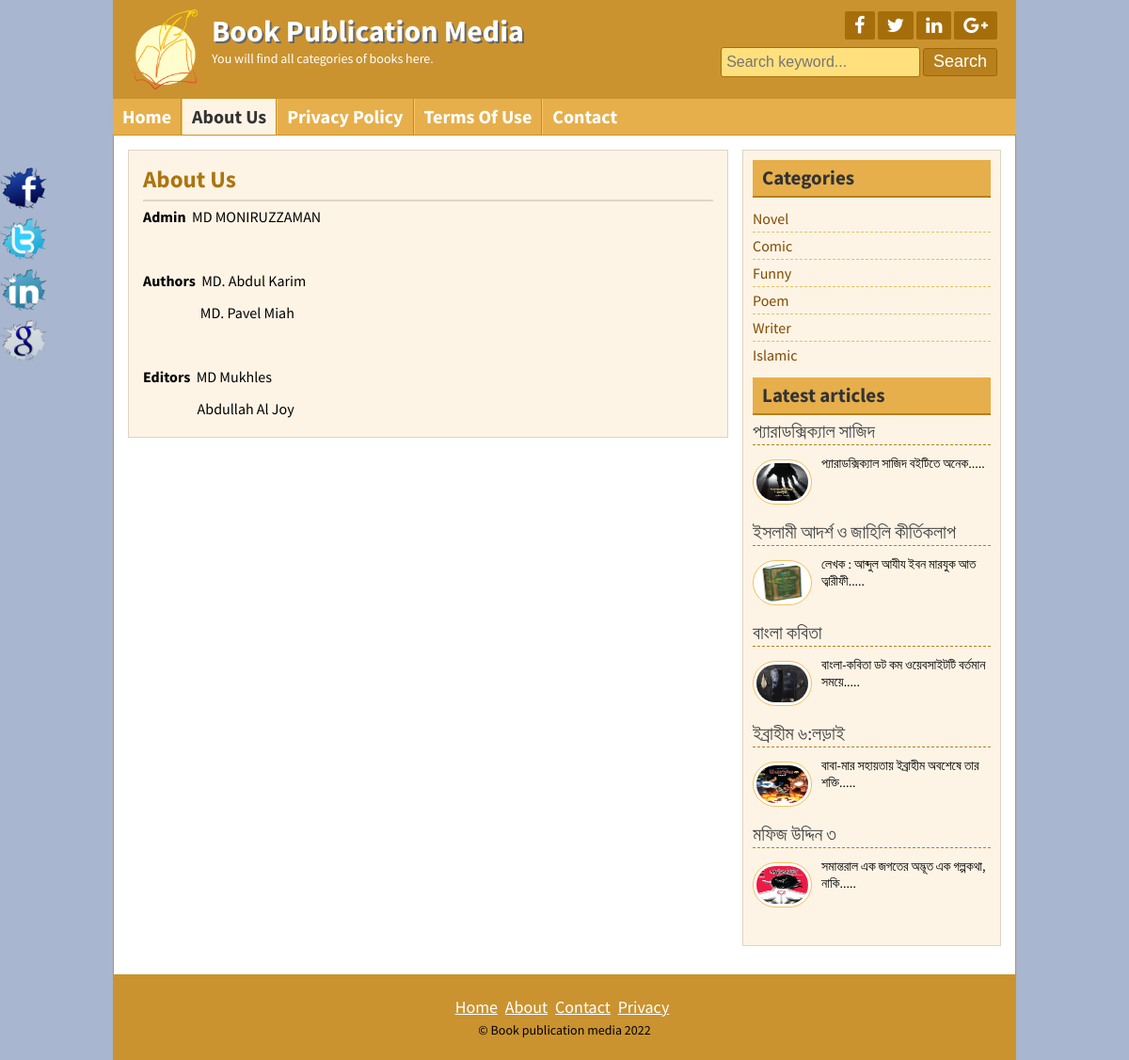
Page /page.php?pageid=1 on the committed database.
### tables this page shows
CREATE TABLE `title_slogan` (
  `id` int(11) NOT NULL,
  `title` varchar(255) NOT NULL,
  `slogan` varchar(255) NOT NULL,
  `logo` varchar(255) NOT NULL
);

CREATE TABLE `tbl_social` (
  `id` int(11) NOT NULL,
  `fb` varchar(255) NOT NULL,
  `tw` varchar(255) NOT NULL,
  `ln` varchar(255) NOT NULL,
  `gp` varchar(255) NOT NULL
);

CREATE TABLE `tbl_page` (
  `id` int(11) NOT NULL,
  `name` varchar(255) NOT NULL,
  `body` text NOT NULL
);

CREATE TABLE `tbl_category` (
  `id` int(11) NOT NULL,
  `name` varchar(50) NOT NULL
);

CREATE TABLE `tbl_post` (
  `id` int(11) NOT NULL,
  `cat` int(11) NOT NULL,
  `title` varchar(255) NOT NULL,
  `body` text NOT NULL,
  `image` varchar(255) NOT NULL,
  `author` varchar(255) NOT NULL,
  `tags` varchar(255) NOT NULL,
  `date` date NOT NULL DEFAULT current_timestamp(),
  `userid` int(11) NOT NULL
);

CREATE TABLE `tbl_footer` (
  `id` int(11) NOT NULL,
  `note` varchar(255) NOT NULL
);

### lib/Database.php (called while the page is built, shortened)
<?php
Class Database{
	public $host   = DB_HOST;
	public $user   = DB_USER;
	public $pass   = DB_PASS;
	public $dbname = DB_NAME;
	public $link;
	private function connectDB(){
	$this->link = new mysqli($this->host, $this->user, $this->pass, $this->dbname);
 }
	public function select($query){
		$result = $this->link->query($query) or die($this->link->error.__LINE__);
		if($result->num_rows > 0){
			return $result;
		} else {
			return false;
		}
	}
}

### helpers/format.php (called while the page is built, shortened)
<?php
    class Format{
        public function textShorten($text, $limit = 2000){
            $text = $text. " ";
            $text = substr($text, 0, $limit);
            $text = substr($text, 0, strrpos($text, ' '));
            $text = $text.".....";
            return $text;
        }
    }
?>

### page.php (the view)
<?php include 'inc/header.php';?>
<?php
$pageid = mysqli_real_escape_string($db->link, $_GET['pageid']);
if (!isset($pageid) || $pageid == NULL) {
    header("Location: 404.php");
} else {
    $id = $pageid;
	}
?>
<?php
            $query = "select * from tbl_page where id='$id'";
            $pages = $db->select($query);
            if ($pages) {
                while ($result = $pages->fetch_assoc()) {
            ?>
<div class="contentsection contemplete clear">
    <div class="maincontent clear">
        <div class="about">
            <h2><?php echo $result['name'];?></h2>
            <?php echo $result['body'];?>
        </div>
    </div>
    <?php include "inc/sidebar.php"; ?>
</div>
<?php }} else {
		header("Location: 404.php");
	}?>
<?php include "inc/footer.php"; ?>

### inc/header.php (shortened to what this page needs)
<?php include "lib/Database.php"; ?>
<?php include "helpers/format.php"; ?>
<?php
$db = new Database();
$fm = new Format();
?>
<!DOCTYPE html>
<html>
<head>
	<?php include 'scripts/css.php'; ?>
</head>
<body>
	<div class="headersection templete clear">
		<a href="index.php">
			<div class="logo">
				<?php
				$query = "select * from title_slogan where id='1'";
				$blog_title = $db->select($query);
				if ($blog_title) {
					while ($result = $blog_title->fetch_assoc()) {
				?>
						<img src="admin/<?php echo $result['logo']; ?>" alt="Logo" />
						<h2><?php echo $result['title']; ?></h2>
						<p><?php echo $result['slogan']; ?></p>
				<?php }
				} ?>
			</div>
		</a>
		<div class="social clear">
			<div class="icon clear">
				<?php
				$query = "select * from tbl_social where id='1'";
				$socialmedia = $db->select($query);
				if ($socialmedia) {
					while ($result = $socialmedia->fetch_assoc()) {
				?>
						<a href="<?php echo $result['fb']; ?>" target="_blank"><i class="fa fa-facebook"></i></a>
						<a href="<?php echo $result['tw']; ?>" target="_blank"><i class="fa fa-twitter"></i></a>
						<a href="<?php echo $result['ln']; ?>" target="_blank"><i class="fa fa-linkedin"></i></a>
						<a href="<?php echo $result['gp']; ?>" target="_blank"><i class="fa fa-google-plus"></i></a>
				<?php }
				} ?>
			</div>
			<div class="searchbtn clear">
				<form action="search.php" method="get">
					<input type="text" name="search" placeholder="Search keyword..." />
					<input type="submit" name="submit" value="Search" />
				</form>
			</div>
		</div>
	</div>
	<div class="navsection templete">
		<?php
		$path = $_SERVER['SCRIPT_FILENAME'];
		$currentpage = basename($path, '.php');
		?>
		<ul>
			<li>
				<a <?php
					if ($currentpage == 'index') {
						echo 'id="active"';
					}
					?> href="index.php">Home</a>
			</li>
			<?php
			$query = "select * from tbl_page";
			$pages = $db->select($query);
			if ($pages) {
				while ($result = $pages->fetch_assoc()) {
			?>
					<li>
						<a
							<?php
							if (isset($_GET['pageid']) && $_GET['pageid'] == $result['id']) {
								echo 'id="active"';
							}
							?>
							href="page.php?pageid=<?php echo $result['id']; ?>">
							<?php echo $result['name']; ?>
						</a>
					 </li>
			<?php
				}
			}
			?>
			<li><a <?php
					if ($currentpage == 'contact') {
						echo 'id="active"';
					}
					?> href="contact.php">Contact</a></li>
		</ul>
	</div>

### inc/sidebar.php
<div class="sidebar clear">
	<div class="samesidebar clear">
		<h2>Categories</h2>
		<ul>
			<?php
			$query = "select * from tbl_category";
			$category = $db->select($query);
			if ($category) {
				while ($result = $category->fetch_assoc()) {
			?>
					<li><a href="posts.php?category=<?php echo $result['id'];?>"><?php echo $result['name']; ?></a></li>
				<?php
				}
			} else { ?>
			<li>No Category Created</li>
			<?php } ?>
		</ul>
	</div>
	<div class="samesidebar clear">
		<h2>Latest articles</h2>
		<?php
			$query = "select * from tbl_post order by id desc limit 5";
			$post = $db->select($query);
			if ($post) {
				while ($result = $post->fetch_assoc()) {
			?>
		<div class="popular clear">
			<h3><a href="post.php?id=<?php echo $result['id']; ?>"><?php echo $result['title']; ?></a></h3>
			<a href="post.php?id=<?php echo $result['id']; ?>"><img src="admin/<?php echo $result['image']; ?>" alt="post image" /></a>
			<?php echo $fm->textShorten($result['body'], 120); ?>
		</div>
		<?php }
			} else {
				header("Location:404.php");
			} ?>
	</div>
</div>

### inc/footer.php (shortened to what this page needs)
<div class="footersection templete clear">
	<div class="footermenu clear">
		<ul>
			<li><a href="index.php">Home</a></li>
			<li><a href="page.php?pageid=1">About</a></li>
			<li><a href="contact.php">Contact</a></li>
			<li><a href="page.php?pageid=2">Privacy</a></li>
		</ul>
	</div>
	<?php
	$query = "select * from tbl_footer where id='1'";
	$copyright = $db->select($query);
	if ($copyright) {
		while ($result = $copyright->fetch_assoc()) {
	?>
			<p>&copy; <?php echo $result['note']; ?> <?php echo date('Y'); ?></p>
	<?php }
	} ?>
</div>
<div class="fixedicon clear">
	<?php
	$query = "select * from tbl_social where id='1'";
	$socialmedia = $db->select($query);
	if ($socialmedia) {
		while ($result = $socialmedia->fetch_assoc()) {
	?>
			<a href="<?php echo $result['fb']; ?>" target="_blank"><img src="images/fb.png" alt="Facebook" /></a>
			<a href="<?php echo $result['tw']; ?>" target="_blank"><img src="images/tw.png" alt="Twitter" /></a>
			<a href="<?php echo $result['ln']; ?>" target="_blank"><img src="images/in.png" alt="LinkedIn" /></a>
			<a href="<?php echo $result['gp']; ?>" target="_blank"><img src="images/gl.png" alt="GooglePlus" /></a>
	<?php }
	} ?>
</div>
</body>
</html>

### style.css (style rules this page uses)
* { margin:0; padding:0; outline:0 }
body { font-family: 'Source Sans Pro', sans-serif; font-size:14px; line-height:18px; color:#000; background-color: #7d92b7a9 ; }
.templete { width:960px;margin:0 auto; }
.contemplete { margin: 0 auto; width: 928px; }
.clear { overflow:hidden; }
input[type="text"], input[type="email"] { border: 1px solid #cfc5b6; border-radius: 3px; margin-bottom: 5px; padding: 5px; width: 300px; }
input[type="submit"] { background: #b7801c none repeat scroll 0 0; border: 1px solid #e6af4b; color: #fff; cursor: pointer; font-size: 20px; padding: 1px 10px; }
.headersection { background: #ca932f none repeat scroll 0 0; color: #fff; }
.logo { float: left; width: 580px; }
.logo img { float: left; margin-right: 15px; padding-bottom: 10px; padding-left: 20px; padding-top: 10px; width: 70px; }
.logo h2 { color: #fff; font-size: 32px; margin-bottom: 11px; margin-top: 24px; text-shadow: 2px 2px 0 #666; }
.logo p { color:#fff; }
.social { float: right; margin-right: 20px; margin-top: 12px; text-align: right; width: 360px; }
.icon { float: right; }
.icon a { background: #a56e0a none repeat scroll 0 0; border-radius: 2px; color: #fff; display: block; float: left; font-size: 20px; margin-left: 3px; padding: 5px 10px; }
.searchbtn { float: right; margin-top: 8px; }
.searchbtn input[type="text"] { border: 1px solid #A56E0A; width: 200px; background: #FFE07C; font-size: 16px; height: 20px; }
.searchbtn input[type="submit"] { border: 1px solid #9d6602; border-radius: 3px; font-size: 18px; height: 30px; padding-left: 10px; padding-right: 10px; padding-top: 0; cursor: pointer; }
.navsection { background: none repeat scroll 0 0 #e6af4b; min-height: 38px; }
.navsection ul { margin:0;padding:0;list-style:none; }
.navsection ul li { border-left: 1px solid #fdc662; border-right: 1px solid #c18a26; display: block; float: left; position:relative; }
.navsection ul li:first-child { border-left: 0px solid #fdc662; }
.navsection ul li:last-child { border-right: 0px solid #c18a26; }
.navsection ul li a { color: #fff; display: block; font-size: 20px; font-weight: bold; padding: 10px; text-decoration: none; }
.navsection ul li a:hover, #active { background:#FEF4E5;color:#333; }
.contentsection { background: #ffffff none repeat scroll 0 0; border: 1px solid #ca932f; padding: 15px; }
.maincontent { background: #fef4e5 none repeat scroll 0 0; border: 1px solid #ded4c5; float: left; margin: 0 15px 15px 0; padding: 8px 15px; width: 606px; }
.about { font-size: 16px; line-height: 24px; text-align: justify; }
.about p { font-size: 16px; line-height: 24px; margin-bottom: 10px; text-align: justify; }
.samepost h2, .about h2 { border-bottom: 2px solid #e0d6c7; color: #ac7511; font-size: 25px; margin-bottom: 4px; padding: 10px 10px 10px 0; }
.sidebar { background: #fef4e5 none repeat scroll 0 0; border: 1px solid #ded4c5; float: right; margin-bottom: 15px; margin-top: 0; padding: 10px; width: 253px; }
.samesidebar { margin-bottom: 10px; }
.samesidebar h2 { background: #e6af4b none repeat scroll 0 0; border-bottom: 2px solid #b7801c; color: #333; margin-bottom: 8px; padding: 10px; }
.samesidebar ul { padding:0;margin:0;list-style:none; }
.samesidebar ul li { border-bottom: 1px dashed #e9c05c; font-size: 16px; padding: 5px 8px 5px 0; }
.samesidebar ul li:last-child { border-bottom: 0px dashed #e9c05c; }
.samesidebar ul li a { color: #814a00; text-decoration: none; }
.samesidebar p { margin-bottom: 10px; }
.popular { margin-bottom: 20px; }
.popular h3 { border-bottom: 1px dashed #b7801c; font-size: 20px; font-weight: normal; margin-bottom: 10px; padding-bottom: 5px; }
.popular h3 a { text-decoration:none;color:#444 }
.popular img { background: #fff none repeat scroll 0 0; border: 1px solid #f6bf5b; border-radius: 30px; float: left; height: 40px; margin-right: 10px; margin-top: 5px; padding: 3px; width: 55px; }
.footersection { height:90px;background:#B7801C;text-align:center }
.footermenu { margin-top: 25px; margin-bottom: 5px; }
.footermenu ul { padding:0;margin:0;list-style:none;text-align:center; }
.footermenu ul li { display:inline-block; }
.footermenu ul li a { color: #E6AF4B; font-size: 18px; margin-right: 5px; }
.fixedicon { left: 0; position: fixed; top: 175px; width: 60px; }
.fixedicon img { width: 50px; }

### rows in the picture
title_slogan: logo (picture), title "Book Publication Media", slogan "You will find all categories of books here."
tbl_page: name "About Us", body "Admin MD MONIRUZZAMAN Authors MD. Abdul Karim MD. Pavel Miah Editors MD Mukhles Abdullah Al Joy"
tbl_page: name "Privacy Policy"
tbl_page: name "Terms Of Use"
tbl_category: name "Novel"
tbl_category: name "Comic"
tbl_category: name "Funny"
tbl_category: name "Poem"
tbl_category: name "Writer"
tbl_category: name "Islamic"
tbl_post: title "প্যারাডক্সিক্যাল সাজিদ", image (picture), body "প্যারাডক্সিক্যাল সাজিদ বইটিতে অনেক....."
tbl_post: title "ইসলামী আদর্শ ও জাহিলি কীর্তিকলাপ", image (picture), body "লেখক : আব্দুল আযীয ইবন মারযুক আত ত্বারীফী....."
tbl_post: title "বাংলা কবিতা", image (picture), body "বাংলা-কবিতা ডট কম ওয়েবসাইটটি বর্তমান সময়ে....."
tbl_post: title "ইব্রাহীম ৬:লড়াই", image (picture), body "বাবা-মার সহায়তায় ইব্রাহীম অবশেষে তার শক্তি....."
tbl_post: title "মফিজ উদ্দিন ৩", image (picture), body "সমান্তরাল এক জগতের অদ্ভূত এক গল্পকথা, নাকি....."
tbl_footer: note "Book publication media"
